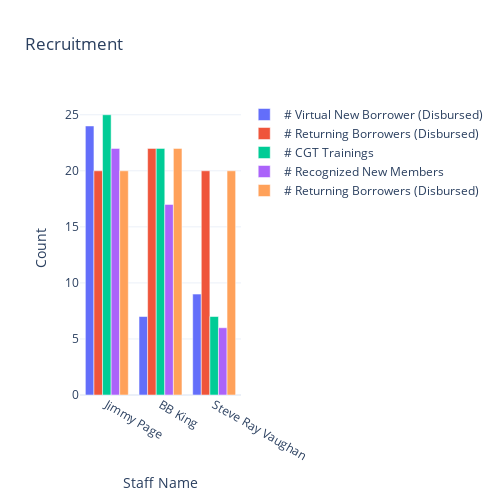

The notebook cell this image was saved under:
### Code cell
plot = go.Figure(data=[go.Bar(name = '# Virtual New Borrower (Disbursed)',x = recruitment['Staff Name'],y = recruitment['# Virtual New Borrower (Disbursed)']),
                       go.Bar(name = '# Returning Borrowers (Disbursed)',x = recruitment['Staff Name'],y = recruitment['# Returning Borrowers (Disbursed)']),
                       go.Bar(name = '# CGT Trainings', x = recruitment['Staff Name'],y = recruitment['# CGT Trainings']),
                       go.Bar(name = '# Recognized New Members', x = recruitment['Staff Name'],y = recruitment['# Recognized New Members']),
                       go.Bar(name = '# Returning Borrowers (Disbursed)', x = recruitment['Staff Name'],y = recruitment['# Returning Borrowers (Disbursed)'])
                      ]
                )

plot.update_layout(template="plotly_white",
    width=500,height=500,
    title="Recruitment",
    xaxis_title="Staff Name",
    yaxis_title="Count")

plot.show()

### Figure 1 — Plotly figure (JSON) as saved in the notebook; plotly's stock layout.template omitted (floating-point values rounded to 4 significant figures)
{"data": [{"name": "# Virtual New Borrower (Disbursed)", "type": "bar", "x": ["Jimmy Page", "BB King", "Steve Ray Vaughan"], "y": [24, 7, 9]}, {"name": "# Returning Borrowers (Disbursed)", "type": "bar", "x": ["Jimmy Page", "BB King", "Steve Ray Vaughan"], "y": [20, 22, 20]}, {"name": "# CGT Trainings", "type": "bar", "x": ["Jimmy Page", "BB King", "Steve Ray Vaughan"], "y": [25, 22, 7]}, {"name": "# Recognized New Members", "type": "bar", "x": ["Jimmy Page", "BB King", "Steve Ray Vaughan"], "y": [22, 17, 6]}, {"name": "# Returning Borrowers (Disbursed)", "type": "bar", "x": ["Jimmy Page", "BB King", "Steve Ray Vaughan"], "y": [20, 22, 20]}], "layout": {"height": 500, "title": {"text": "Recruitment"}, "width": 500, "xaxis": {"autorange": true, "range": [-0.5, 2.5], "title": {"text": "Staff Name"}, "type": "category"}, "yaxis": {"autorange": true, "range": [0, 26.32], "title": {"text": "Count"}, "type": "linear"}}}
